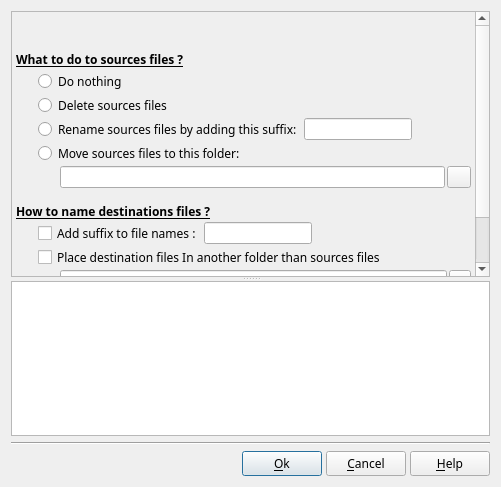
<?xml version="1.0" encoding="UTF-8"?>
<ui version="4.0">
 <class>DlgJobSettings</class>
 <widget class="QDialog" name="DlgJobSettings">
  <property name="geometry">
   <rect>
    <x>0</x>
    <y>0</y>
    <width>501</width>
    <height>487</height>
   </rect>
  </property>
  <property name="font">
   <font>
    <family>Sans Serif</family>
    <pointsize>9</pointsize>
   </font>
  </property>
  <property name="windowTitle">
   <string>Job settings</string>
  </property>
  <layout class="QGridLayout" name="gridLayout">
   <item row="0" column="0">
    <widget class="QSplitter" name="splitter">
     <property name="orientation">
      <enum>Qt::Vertical</enum>
     </property>
     <widget class="QScrollArea" name="scrollArea">
      <property name="frameShape">
       <enum>QFrame::StyledPanel</enum>
      </property>
      <property name="widgetResizable">
       <bool>true</bool>
      </property>
      <widget class="QWidget" name="scrollAreaWidgetContents">
       <property name="geometry">
        <rect>
         <x>0</x>
         <y>0</y>
         <width>463</width>
         <height>331</height>
        </rect>
       </property>
       <layout class="QGridLayout" name="gridLayout_2">
        <property name="margin">
         <number>4</number>
        </property>
        <property name="spacing">
         <number>2</number>
        </property>
        <item row="1" column="0" colspan="2">
         <widget class="QLabel" name="Source_Label">
          <property name="minimumSize">
           <size>
            <width>0</width>
            <height>30</height>
           </size>
          </property>
          <property name="font">
           <font>
            <weight>75</weight>
            <bold>true</bold>
            <underline>true</underline>
           </font>
          </property>
          <property name="text">
           <string>What to do to sources files ?</string>
          </property>
          <property name="alignment">
           <set>Qt::AlignBottom|Qt::AlignLeading|Qt::AlignLeft</set>
          </property>
         </widget>
        </item>
        <item row="2" column="1">
         <widget class="QRadioButton" name="Source_Nothing_RD">
          <property name="sizePolicy">
           <sizepolicy hsizetype="Expanding" vsizetype="Fixed">
            <horstretch>0</horstretch>
            <verstretch>0</verstretch>
           </sizepolicy>
          </property>
          <property name="minimumSize">
           <size>
            <width>0</width>
            <height>22</height>
           </size>
          </property>
          <property name="maximumSize">
           <size>
            <width>16777215</width>
            <height>22</height>
           </size>
          </property>
          <property name="text">
           <string>Do nothing</string>
          </property>
          <attribute name="buttonGroup">
           <string>buttonGroup</string>
          </attribute>
         </widget>
        </item>
        <item row="3" column="1">
         <widget class="QRadioButton" name="Source_Delete_RD">
          <property name="minimumSize">
           <size>
            <width>0</width>
            <height>22</height>
           </size>
          </property>
          <property name="maximumSize">
           <size>
            <width>16777215</width>
            <height>22</height>
           </size>
          </property>
          <property name="text">
           <string>Delete sources files</string>
          </property>
          <attribute name="buttonGroup">
           <string>buttonGroup</string>
          </attribute>
         </widget>
        </item>
        <item row="4" column="1">
         <layout class="QHBoxLayout" name="horizontalLayout_4">
          <property name="spacing">
           <number>2</number>
          </property>
          <property name="margin">
           <number>0</number>
          </property>
          <item>
           <widget class="QRadioButton" name="Source_Rename_RD">
            <property name="minimumSize">
             <size>
              <width>0</width>
              <height>22</height>
             </size>
            </property>
            <property name="maximumSize">
             <size>
              <width>16777215</width>
              <height>22</height>
             </size>
            </property>
            <property name="text">
             <string>Rename sources files by adding this suffix:</string>
            </property>
            <attribute name="buttonGroup">
             <string>buttonGroup</string>
            </attribute>
           </widget>
          </item>
          <item>
           <widget class="QLineEdit" name="Source_Suffix_ED">
            <property name="sizePolicy">
             <sizepolicy hsizetype="Preferred" vsizetype="Fixed">
              <horstretch>0</horstretch>
              <verstretch>0</verstretch>
             </sizepolicy>
            </property>
            <property name="minimumSize">
             <size>
              <width>0</width>
              <height>22</height>
             </size>
            </property>
            <property name="maximumSize">
             <size>
              <width>16777215</width>
              <height>22</height>
             </size>
            </property>
           </widget>
          </item>
          <item>
           <widget class="QLabel" name="Source_Label_spacer1">
            <property name="sizePolicy">
             <sizepolicy hsizetype="Expanding" vsizetype="Preferred">
              <horstretch>0</horstretch>
              <verstretch>0</verstretch>
             </sizepolicy>
            </property>
            <property name="text">
             <string notr="true"/>
            </property>
           </widget>
          </item>
         </layout>
        </item>
        <item row="6" column="1">
         <layout class="QHBoxLayout" name="horizontalLayout">
          <property name="spacing">
           <number>2</number>
          </property>
          <property name="margin">
           <number>0</number>
          </property>
          <item>
           <widget class="QLabel" name="Source_Folder_Spacer">
            <property name="sizePolicy">
             <sizepolicy hsizetype="Fixed" vsizetype="Preferred">
              <horstretch>0</horstretch>
              <verstretch>0</verstretch>
             </sizepolicy>
            </property>
            <property name="minimumSize">
             <size>
              <width>20</width>
              <height>0</height>
             </size>
            </property>
            <property name="maximumSize">
             <size>
              <width>20</width>
              <height>16777215</height>
             </size>
            </property>
            <property name="text">
             <string/>
            </property>
           </widget>
          </item>
          <item>
           <widget class="QLineEdit" name="Source_Folder_ED">
            <property name="minimumSize">
             <size>
              <width>0</width>
              <height>22</height>
             </size>
            </property>
            <property name="maximumSize">
             <size>
              <width>16777215</width>
              <height>22</height>
             </size>
            </property>
            <property name="readOnly">
             <bool>true</bool>
            </property>
           </widget>
          </item>
          <item>
           <widget class="QToolButton" name="Source_Folder_BT">
            <property name="minimumSize">
             <size>
              <width>22</width>
              <height>22</height>
             </size>
            </property>
            <property name="text">
             <string notr="true"/>
            </property>
            <property name="icon">
             <iconset resource="../../RSCffDiaporama.qrc">
              <normaloff>:/img/MediaIcons/16x16/directory.png</normaloff>:/img/MediaIcons/16x16/directory.png</iconset>
            </property>
            <property name="iconSize">
             <size>
              <width>16</width>
              <height>16</height>
             </size>
            </property>
            <property name="arrowType">
             <enum>Qt::NoArrow</enum>
            </property>
           </widget>
          </item>
         </layout>
        </item>
        <item row="7" column="0" colspan="2">
         <widget class="QLabel" name="DestinationName_Label">
          <property name="sizePolicy">
           <sizepolicy hsizetype="Preferred" vsizetype="Fixed">
            <horstretch>0</horstretch>
            <verstretch>0</verstretch>
           </sizepolicy>
          </property>
          <property name="minimumSize">
           <size>
            <width>0</width>
            <height>30</height>
           </size>
          </property>
          <property name="font">
           <font>
            <weight>75</weight>
            <bold>true</bold>
            <underline>true</underline>
           </font>
          </property>
          <property name="text">
           <string>How to name destinations files ?</string>
          </property>
          <property name="alignment">
           <set>Qt::AlignBottom|Qt::AlignLeading|Qt::AlignLeft</set>
          </property>
         </widget>
        </item>
        <item row="8" column="1">
         <layout class="QHBoxLayout" name="horizontalLayout_5">
          <property name="spacing">
           <number>2</number>
          </property>
          <property name="margin">
           <number>0</number>
          </property>
          <item>
           <widget class="QCheckBox" name="Destination_AddSuffix_RD">
            <property name="minimumSize">
             <size>
              <width>0</width>
              <height>22</height>
             </size>
            </property>
            <property name="maximumSize">
             <size>
              <width>16777215</width>
              <height>22</height>
             </size>
            </property>
            <property name="text">
             <string>Add suffix to file names :</string>
            </property>
           </widget>
          </item>
          <item>
           <widget class="QLineEdit" name="Destination_Suffix_ED">
            <property name="sizePolicy">
             <sizepolicy hsizetype="Preferred" vsizetype="Fixed">
              <horstretch>0</horstretch>
              <verstretch>0</verstretch>
             </sizepolicy>
            </property>
            <property name="minimumSize">
             <size>
              <width>0</width>
              <height>22</height>
             </size>
            </property>
            <property name="maximumSize">
             <size>
              <width>16777215</width>
              <height>22</height>
             </size>
            </property>
           </widget>
          </item>
          <item>
           <widget class="QLabel" name="DestinationName_Label_spacer1">
            <property name="sizePolicy">
             <sizepolicy hsizetype="Expanding" vsizetype="Preferred">
              <horstretch>0</horstretch>
              <verstretch>0</verstretch>
             </sizepolicy>
            </property>
            <property name="text">
             <string notr="true"/>
            </property>
           </widget>
          </item>
         </layout>
        </item>
        <item row="10" column="1">
         <layout class="QHBoxLayout" name="horizontalLayout_3">
          <property name="spacing">
           <number>2</number>
          </property>
          <property name="margin">
           <number>0</number>
          </property>
          <item>
           <widget class="QLabel" name="Destination_Folder_Spacer">
            <property name="sizePolicy">
             <sizepolicy hsizetype="Fixed" vsizetype="Preferred">
              <horstretch>0</horstretch>
              <verstretch>0</verstretch>
             </sizepolicy>
            </property>
            <property name="minimumSize">
             <size>
              <width>20</width>
              <height>0</height>
             </size>
            </property>
            <property name="maximumSize">
             <size>
              <width>20</width>
              <height>16777215</height>
             </size>
            </property>
            <property name="text">
             <string/>
            </property>
           </widget>
          </item>
          <item>
           <widget class="QLineEdit" name="Destination_Folder_ED">
            <property name="minimumSize">
             <size>
              <width>0</width>
              <height>22</height>
             </size>
            </property>
            <property name="maximumSize">
             <size>
              <width>16777215</width>
              <height>22</height>
             </size>
            </property>
            <property name="readOnly">
             <bool>true</bool>
            </property>
           </widget>
          </item>
          <item>
           <widget class="QToolButton" name="Destination_Folder_BT">
            <property name="minimumSize">
             <size>
              <width>0</width>
              <height>22</height>
             </size>
            </property>
            <property name="maximumSize">
             <size>
              <width>22</width>
              <height>22</height>
             </size>
            </property>
            <property name="text">
             <string notr="true"/>
            </property>
            <property name="icon">
             <iconset resource="../../RSCffDiaporama.qrc">
              <normaloff>:/img/MediaIcons/16x16/directory.png</normaloff>:/img/MediaIcons/16x16/directory.png</iconset>
            </property>
            <property name="iconSize">
             <size>
              <width>16</width>
              <height>16</height>
             </size>
            </property>
            <property name="arrowType">
             <enum>Qt::NoArrow</enum>
            </property>
           </widget>
          </item>
         </layout>
        </item>
        <item row="13" column="0">
         <widget class="QLabel" name="DestinationPlace_Label_spacer0">
          <property name="sizePolicy">
           <sizepolicy hsizetype="Fixed" vsizetype="Expanding">
            <horstretch>0</horstretch>
            <verstretch>0</verstretch>
           </sizepolicy>
          </property>
          <property name="minimumSize">
           <size>
            <width>20</width>
            <height>0</height>
           </size>
          </property>
          <property name="maximumSize">
           <size>
            <width>20</width>
            <height>16777215</height>
           </size>
          </property>
          <property name="text">
           <string notr="true"/>
          </property>
         </widget>
        </item>
        <item row="13" column="1">
         <widget class="QLabel" name="label">
          <property name="sizePolicy">
           <sizepolicy hsizetype="Expanding" vsizetype="Expanding">
            <horstretch>0</horstretch>
            <verstretch>0</verstretch>
           </sizepolicy>
          </property>
          <property name="text">
           <string notr="true"/>
          </property>
         </widget>
        </item>
        <item row="0" column="0" colspan="2">
         <widget class="QWidget" name="JobWidget" native="true">
          <property name="minimumSize">
           <size>
            <width>0</width>
            <height>20</height>
           </size>
          </property>
         </widget>
        </item>
        <item row="5" column="1">
         <widget class="QRadioButton" name="Source_Move_RD">
          <property name="minimumSize">
           <size>
            <width>0</width>
            <height>22</height>
           </size>
          </property>
          <property name="maximumSize">
           <size>
            <width>16777215</width>
            <height>22</height>
           </size>
          </property>
          <property name="text">
           <string>Move sources files to this folder:</string>
          </property>
          <attribute name="buttonGroup">
           <string>buttonGroup</string>
          </attribute>
         </widget>
        </item>
        <item row="9" column="1">
         <widget class="QCheckBox" name="Destination_InFolder_RD">
          <property name="minimumSize">
           <size>
            <width>0</width>
            <height>22</height>
           </size>
          </property>
          <property name="maximumSize">
           <size>
            <width>16777215</width>
            <height>22</height>
           </size>
          </property>
          <property name="text">
           <string>Place destination files In another folder than sources files</string>
          </property>
         </widget>
        </item>
        <item row="11" column="1">
         <widget class="QCheckBox" name="Destination_Overwrite_RD">
          <property name="minimumSize">
           <size>
            <width>0</width>
            <height>22</height>
           </size>
          </property>
          <property name="maximumSize">
           <size>
            <width>16777215</width>
            <height>22</height>
           </size>
          </property>
          <property name="text">
           <string>Overwrite existing destination files</string>
          </property>
         </widget>
        </item>
       </layout>
      </widget>
     </widget>
     <widget class="QTextEdit" name="JobSummary_ED">
      <property name="lineWrapMode">
       <enum>QTextEdit::NoWrap</enum>
      </property>
      <property name="readOnly">
       <bool>true</bool>
      </property>
     </widget>
    </widget>
   </item>
   <item row="1" column="0">
    <widget class="Line" name="line">
     <property name="orientation">
      <enum>Qt::Horizontal</enum>
     </property>
    </widget>
   </item>
   <item row="2" column="0">
    <layout class="QHBoxLayout" name="horizontalLayout_2">
     <property name="spacing">
      <number>4</number>
     </property>
     <item>
      <spacer name="horizontalSpacer">
       <property name="orientation">
        <enum>Qt::Horizontal</enum>
       </property>
       <property name="sizeHint" stdset="0">
        <size>
         <width>40</width>
         <height>20</height>
        </size>
       </property>
      </spacer>
     </item>
     <item>
      <widget class="QPushButton" name="OkBt">
       <property name="toolTip">
        <string>Accept modification and exit dialog box</string>
       </property>
       <property name="text">
        <string>&amp;Ok</string>
       </property>
       <property name="icon">
        <iconset resource="../../RSCffDiaporama.qrc">
         <normaloff>:/img/action_ok.png</normaloff>:/img/action_ok.png</iconset>
       </property>
      </widget>
     </item>
     <item>
      <widget class="QPushButton" name="CancelBt">
       <property name="toolTip">
        <string>Cancel modification and exit dialog box</string>
       </property>
       <property name="text">
        <string>&amp;Cancel</string>
       </property>
       <property name="icon">
        <iconset resource="../../RSCffDiaporama.qrc">
         <normaloff>:/img/action_cancel.png</normaloff>:/img/action_cancel.png</iconset>
       </property>
      </widget>
     </item>
     <item>
      <widget class="QPushButton" name="HelpBT">
       <property name="toolTip">
        <string>Open help page describing this dialog box</string>
       </property>
       <property name="text">
        <string>&amp;Help</string>
       </property>
       <property name="icon">
        <iconset resource="../../RSCffDiaporama.qrc">
         <normaloff>:/img/help.png</normaloff>:/img/help.png</iconset>
       </property>
       <property name="shortcut">
        <string>F1</string>
       </property>
      </widget>
     </item>
    </layout>
   </item>
  </layout>
 </widget>
 <tabstops>
  <tabstop>scrollArea</tabstop>
  <tabstop>Source_Nothing_RD</tabstop>
  <tabstop>Source_Delete_RD</tabstop>
  <tabstop>Source_Rename_RD</tabstop>
  <tabstop>Source_Suffix_ED</tabstop>
  <tabstop>Source_Move_RD</tabstop>
  <tabstop>Source_Folder_ED</tabstop>
  <tabstop>Source_Folder_BT</tabstop>
  <tabstop>Destination_AddSuffix_RD</tabstop>
  <tabstop>Destination_Suffix_ED</tabstop>
  <tabstop>Destination_InFolder_RD</tabstop>
  <tabstop>Destination_Folder_ED</tabstop>
  <tabstop>Destination_Folder_BT</tabstop>
  <tabstop>Destination_Overwrite_RD</tabstop>
  <tabstop>JobSummary_ED</tabstop>
  <tabstop>OkBt</tabstop>
  <tabstop>CancelBt</tabstop>
  <tabstop>HelpBT</tabstop>
 </tabstops>
 <resources>
  <include location="../../RSCffDiaporama.qrc"/>
  <include location="../../RSCffDiaporama.qrc"/>
 </resources>
 <connections/>
 <buttongroups>
  <buttongroup name="buttonGroup"/>
 </buttongroups>
</ui>
